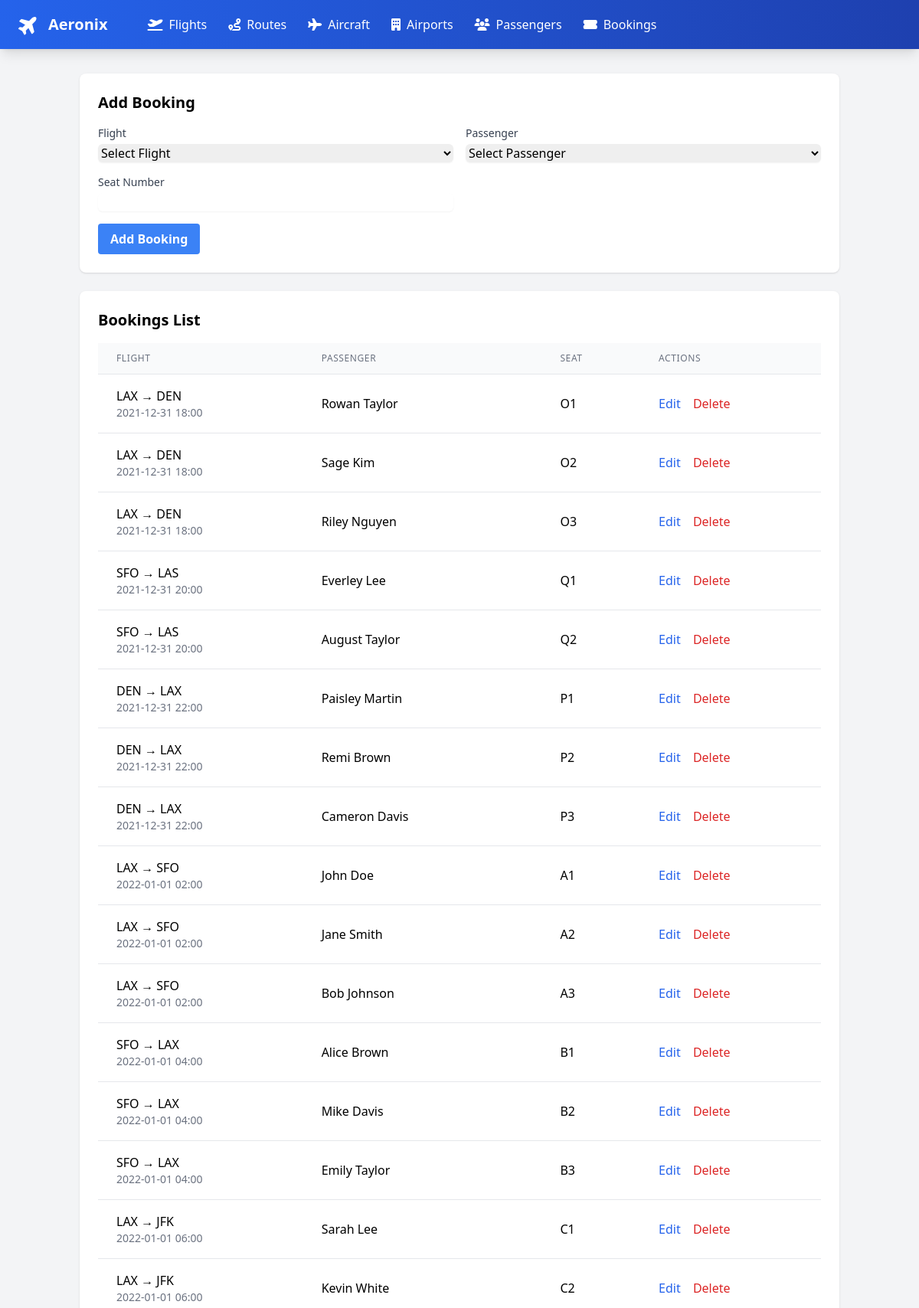
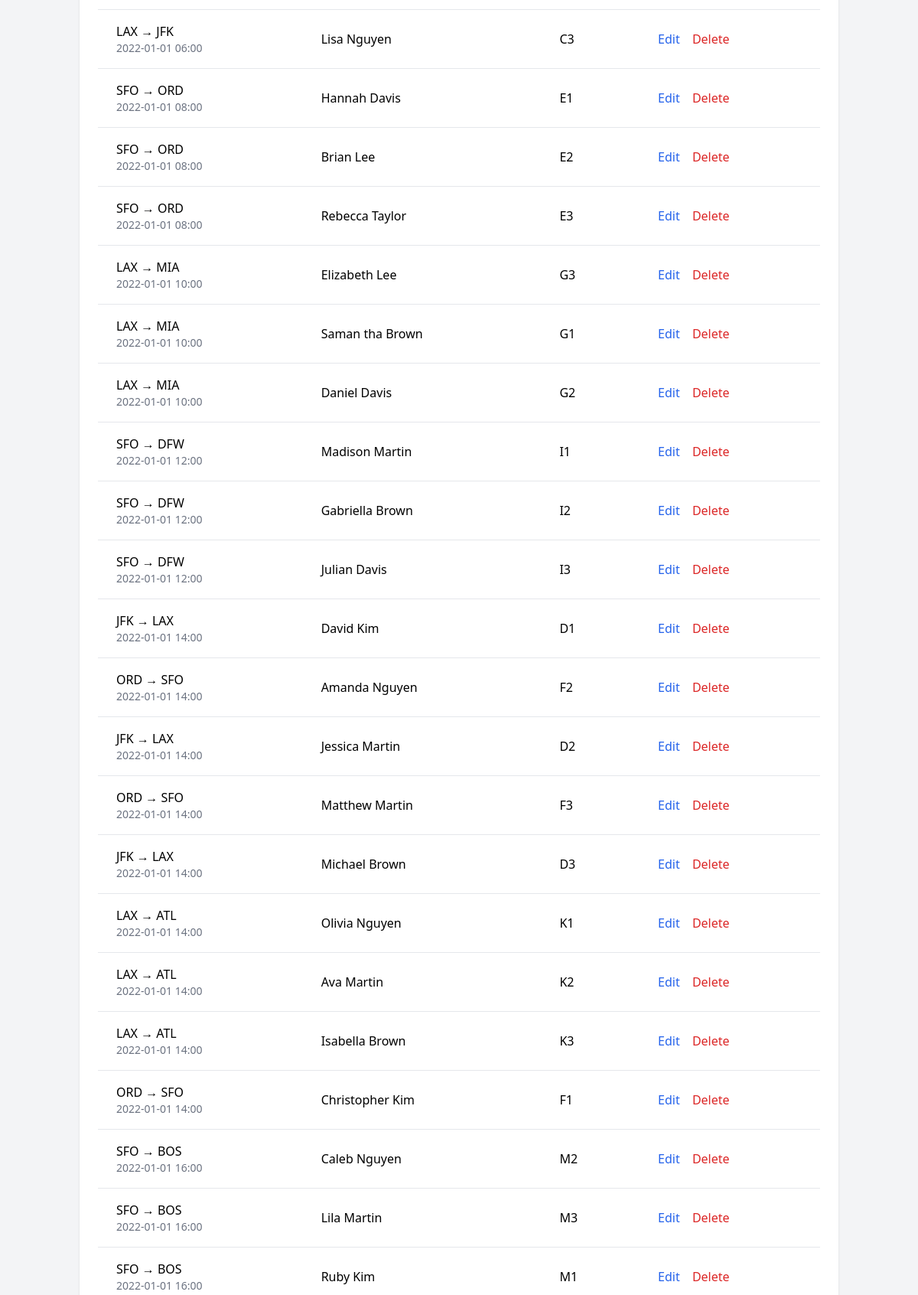
The page /bookings.php (upper part) on the database its author committed (2 pictures, top to bottom).
### tables this page shows
CREATE TABLE `bookings` (
  `booking_id` int(11) NOT NULL,
  `flight_id` int(11) NOT NULL,
  `passenger_id` int(11) NOT NULL,
  `seat_number` varchar(10) NOT NULL
);

CREATE TABLE `airports` (
  `airport_id` int(11) NOT NULL,
  `code` varchar(3) NOT NULL,
  `name` varchar(50) NOT NULL,
  `city` varchar(50) NOT NULL,
  `country` varchar(50) NOT NULL
);

CREATE TABLE `schedules` (
  `schedule_id` int(11) NOT NULL,
  `flight_id` int(11) NOT NULL,
  `departure_time` timestamp NOT NULL DEFAULT CURRENT_TIMESTAMP,
  `arrival_time` timestamp NOT NULL DEFAULT CURRENT_TIMESTAMP
);

CREATE TABLE `passengers` (
  `passenger_id` int(11) NOT NULL,
  `name` varchar(50) NOT NULL,
  `email` varchar(100) NOT NULL,
  `phone_number` varchar(20) NOT NULL CHECK (octet_length(`phone_number`) = 10)
);

### bookings.php (the view, shortened to what this page needs)
<?php
include 'includes/db_connect.php';
include 'includes/header.php';
$editing = false;
$booking = null;
$stmt = $pdo->query("
    SELECT b.*,
           p.name as passenger_name,
           dep.code as departure_code,
           arr.code as arrival_code,
           s.departure_time
    FROM bookings b
    JOIN passengers p ON b.passenger_id = p.passenger_id
    JOIN schedules s ON b.flight_id = s.flight_id
    JOIN routes r ON s.flight_id = r.route_id
    JOIN airports dep ON r.departure_airport_id = dep.airport_id
    JOIN airports arr ON r.arrival_airport_id = arr.airport_id
    ORDER BY s.departure_time
");
$bookings = $stmt->fetchAll();
?>
<div class="bg-white shadow rounded-lg p-6 mb-6">
    <h2 class="text-xl font-bold mb-4"><?= $editing ? 'Edit' : 'Add' ?> Booking</h2>
    <form method="POST" class="space-y-4">
        <div class="grid grid-cols-1 md:grid-cols-2 gap-4">
            <div>
                <label class="block text-sm font-medium text-gray-700">Flight</label>
                <select name="flight_id" required
                        class="mt-1 block w-full rounded-md border-gray-300 shadow-sm focus:border-blue-500 focus:ring-blue-500">
                    <option value="">Select Flight</option>
                </select>
            </div>
            <div>
                <label class="block text-sm font-medium text-gray-700">Passenger</label>
                <select name="passenger_id" required
                        class="mt-1 block w-full rounded-md border-gray-300 shadow-sm focus:border-blue-500 focus:ring-blue-500">
                    <option value="">Select Passenger</option>
                </select>
            </div>
            <div>
                <label class="block text-sm font-medium text-gray-700">Seat Number</label>
                <input type="text" name="seat_number"
                       value="<?= $editing ? $booking['seat_number'] : '' ?>"
                       class="mt-1 block w-full rounded-md border-gray-300 shadow-sm focus:border-blue-500 focus:ring-blue-500"
                       required>
            </div>
        </div>
        <div class="flex items-center space-x-2">
            <button type="submit" name="submit"
                    class="bg-blue-500 hover:bg-blue-700 text-white font-bold py-2 px-4 rounded">
                <?= $editing ? 'Update' : 'Add' ?> Booking
            </button>
        </div>
    </form>
</div>
<div class="bg-white shadow rounded-lg p-6">
    <h2 class="text-xl font-bold mb-4">Bookings List</h2>
    <div class="overflow-x-auto">
        <table class="min-w-full divide-y divide-gray-200">
            <thead class="bg-gray-50">
                <tr>
                    <th class="px-6 py-3 text-left text-xs font-medium text-gray-500 uppercase tracking-wider">Flight</th>
                    <th class="px-6 py-3 text-left text-xs font-medium text-gray-500 uppercase tracking-wider">Passenger</th>
                    <th class="px-6 py-3 text-left text-xs font-medium text-gray-500 uppercase tracking-wider">Seat</th>
                    <th class="px-6 py-3 text-left text-xs font-medium text-gray-500 uppercase tracking-wider">Actions</th>
                </tr>
            </thead>
            <tbody class="bg-white divide-y divide-gray-200">
                <?php foreach ($bookings as $b): ?>
                    <tr>
                        <td class="px-6 py-4">
                            <div class="font-medium">
                                <?= htmlspecialchars($b['departure_code']) ?> → <?= htmlspecialchars($b['arrival_code']) ?>
                            </div>
                            <div class="text-sm text-gray-500">
                                <?= date('Y-m-d H:i', strtotime($b['departure_time'])) ?>
                            </div>
                        </td>
                        <td class="px-6 py-4"><?= htmlspecialchars($b['passenger_name']) ?></td>
                        <td class="px-6 py-4"><?= htmlspecialchars($b['seat_number']) ?></td>
                        <td class="px-6 py-4 whitespace-nowrap">
                            <a href="?edit=<?= $b['booking_id'] ?>"
                               class="text-blue-600 hover:text-blue-900 mr-3">Edit</a>
                            <form method="POST" class="inline">
                                <button type="submit" name="delete"
                                        class="text-red-600 hover:text-red-900"
                                        onclick="return confirm('Are you sure you want to delete this booking?')">
                                    Delete
                                </button>
                            </form>
                        </td>
                    </tr>
                <?php endforeach; ?>
            </tbody>
        </table>
    </div>
</div>
<?php include 'includes/footer.php'; ?>

### rows shown on the page
bookings: airports.code "LAX", airports.code "DEN", schedules.departure_time "2021-12-31 18:00", passenger.name "Rowan Taylor", seat_number "O1"
bookings: airports.code "LAX", airports.code "DEN", schedules.departure_time "2021-12-31 18:00", passenger.name "Sage Kim", seat_number "O2"
bookings: airports.code "LAX", airports.code "DEN", schedules.departure_time "2021-12-31 18:00", passenger.name "Riley Nguyen", seat_number "O3"
bookings: airports.code "SFO", airports.code "LAS", schedules.departure_time "2021-12-31 20:00", passenger.name "Everley Lee", seat_number "Q1"
bookings: airports.code "SFO", airports.code "LAS", schedules.departure_time "2021-12-31 20:00", passenger.name "August Taylor", seat_number "Q2"
bookings: airports.code "DEN", airports.code "LAX", schedules.departure_time "2021-12-31 22:00", passenger.name "Paisley Martin", seat_number "P1"
bookings: airports.code "DEN", airports.code "LAX", schedules.departure_time "2021-12-31 22:00", passenger.name "Remi Brown", seat_number "P2"
bookings: airports.code "DEN", airports.code "LAX", schedules.departure_time "2021-12-31 22:00", passenger.name "Cameron Davis", seat_number "P3"
bookings: airports.code "LAX", airports.code "SFO", schedules.departure_time "2022-01-01 02:00", passenger.name "John Doe", seat_number "A1"
bookings: airports.code "LAX", airports.code "SFO", schedules.departure_time "2022-01-01 02:00", passenger.name "Jane Smith", seat_number "A2"
bookings: airports.code "LAX", airports.code "SFO", schedules.departure_time "2022-01-01 02:00", passenger.name "Bob Johnson", seat_number "A3"
bookings: airports.code "SFO", airports.code "LAX", schedules.departure_time "2022-01-01 04:00", passenger.name "Alice Brown", seat_number "B1"
bookings: airports.code "SFO", airports.code "LAX", schedules.departure_time "2022-01-01 04:00", passenger.name "Mike Davis", seat_number "B2"
bookings: airports.code "SFO", airports.code "LAX", schedules.departure_time "2022-01-01 04:00", passenger.name "Emily Taylor", seat_number "B3"
bookings: airports.code "LAX", airports.code "JFK", schedules.departure_time "2022-01-01 06:00", passenger.name "Sarah Lee", seat_number "C1"
bookings: airports.code "LAX", airports.code "JFK", schedules.departure_time "2022-01-01 06:00", passenger.name "Kevin White", seat_number "C2"
bookings: airports.code "LAX", airports.code "JFK", schedules.departure_time "2022-01-01 06:00", passenger.name "Lisa Nguyen", seat_number "C3"
bookings: airports.code "SFO", airports.code "ORD", schedules.departure_time "2022-01-01 08:00", passenger.name "Hannah Davis", seat_number "E1"
bookings: airports.code "SFO", airports.code "ORD", schedules.departure_time "2022-01-01 08:00", passenger.name "Brian Lee", seat_number "E2"
bookings: airports.code "SFO", airports.code "ORD", schedules.departure_time "2022-01-01 08:00", passenger.name "Rebecca Taylor", seat_number "E3"
bookings: airports.code "LAX", airports.code "MIA", schedules.departure_time "2022-01-01 10:00", passenger.name "Elizabeth Lee", seat_number "G3"
bookings: airports.code "LAX", airports.code "MIA", schedules.departure_time "2022-01-01 10:00", passenger.name "Saman tha Brown", seat_number "G1"
bookings: airports.code "LAX", airports.code "MIA", schedules.departure_time "2022-01-01 10:00", passenger.name "Daniel Davis", seat_number "G2"
bookings: airports.code "SFO", airports.code "DFW", schedules.departure_time "2022-01-01 12:00", passenger.name "Madison Martin", seat_number "I1"
bookings: airports.code "SFO", airports.code "DFW", schedules.departure_time "2022-01-01 12:00", passenger.name "Gabriella Brown", seat_number "I2"
bookings: airports.code "SFO", airports.code "DFW", schedules.departure_time "2022-01-01 12:00", passenger.name "Julian Davis", seat_number "I3"
bookings: airports.code "JFK", airports.code "LAX", schedules.departure_time "2022-01-01 14:00", passenger.name "David Kim", seat_number "D1"
bookings: airports.code "ORD", airports.code "SFO", schedules.departure_time "2022-01-01 14:00", passenger.name "Amanda Nguyen", seat_number "F2"
bookings: airports.code "JFK", airports.code "LAX", schedules.departure_time "2022-01-01 14:00", passenger.name "Jessica Martin", seat_number "D2"
bookings: airports.code "ORD", airports.code "SFO", schedules.departure_time "2022-01-01 14:00", passenger.name "Matthew Martin", seat_number "F3"
bookings: airports.code "JFK", airports.code "LAX", schedules.departure_time "2022-01-01 14:00", passenger.name "Michael Brown", seat_number "D3"
bookings: airports.code "LAX", airports.code "ATL", schedules.departure_time "2022-01-01 14:00", passenger.name "Olivia Nguyen", seat_number "K1"
bookings: airports.code "LAX", airports.code "ATL", schedules.departure_time "2022-01-01 14:00", passenger.name "Ava Martin", seat_number "K2"
bookings: airports.code "LAX", airports.code "ATL", schedules.departure_time "2022-01-01 14:00", passenger.name "Isabella Brown", seat_number "K3"
bookings: airports.code "ORD", airports.code "SFO", schedules.departure_time "2022-01-01 14:00", passenger.name "Christopher Kim", seat_number "F1"
bookings: airports.code "SFO", airports.code "BOS", schedules.departure_time "2022-01-01 16:00", passenger.name "Caleb Nguyen", seat_number "M2"
bookings: airports.code "SFO", airports.code "BOS", schedules.departure_time "2022-01-01 16:00", passenger.name "Lila Martin", seat_number "M3"
bookings: airports.code "SFO", airports.code "BOS", schedules.departure_time "2022-01-01 16:00", passenger.name "Ruby Kim", seat_number "M1"
